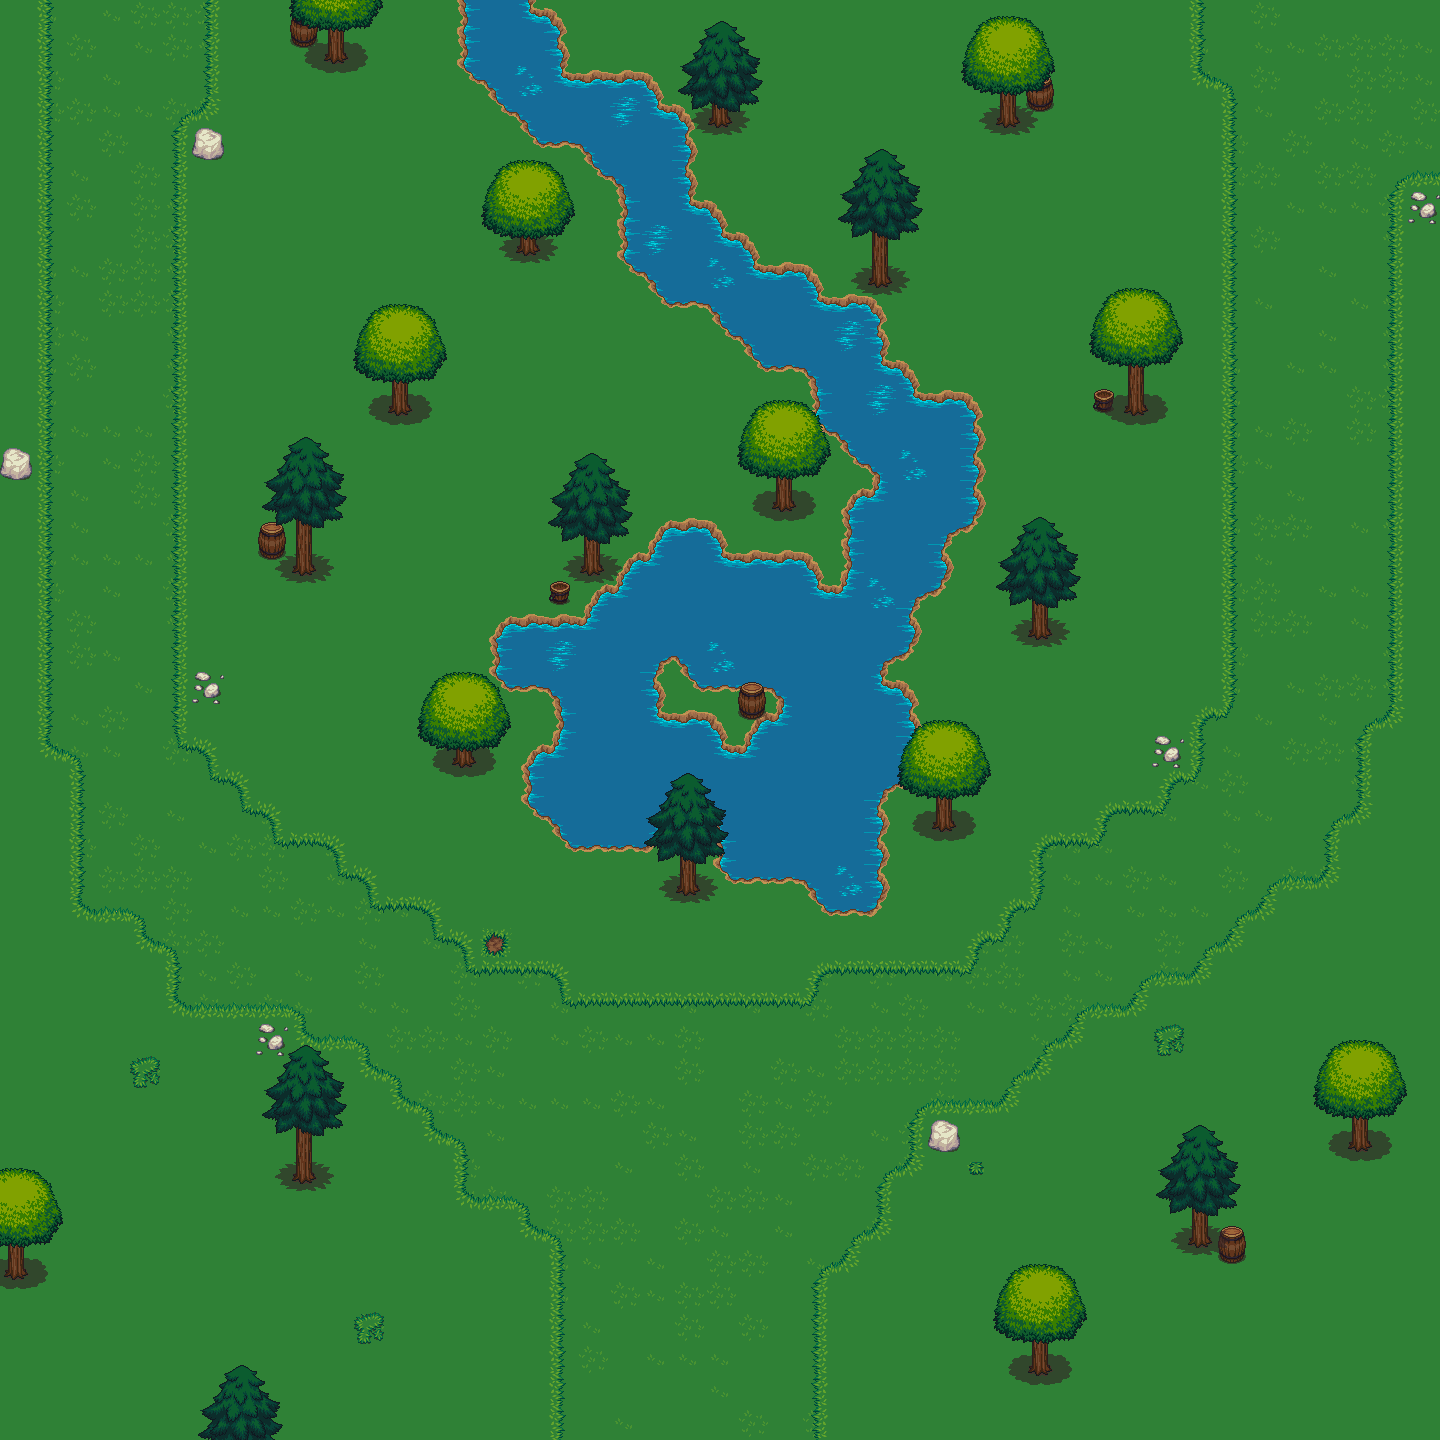

Below is a game level as drawn by its tile map, then a one-line description and the .tmx that defines it (tile-layer data replaced by summaries):
An orthogonal 45x45 tile map with 32x32 px tiles, 9 tile layers (Grass, Grass2, Dirt, MPCs, ...), 44 tilesets and 9 objects.

<map version="1.0" orientation="orthogonal" renderorder="right-down" width="45" height="45" tilewidth="32" tileheight="32" nextobjectid="1">
 <tileset firstgid="1" name="barrel" tilewidth="32" tileheight="32" tilecount="8" columns="4">
  <image source="../Tiles/LPC/barrel.png" width="128" height="64" />
 </tileset>
 <tileset firstgid="9" name="brackish" tilewidth="32" tileheight="32" tilecount="18" columns="3">
  <image source="../Tiles/LPC/brackish.png" width="96" height="192" />
 </tileset>
 <tileset firstgid="27" name="bridges" tilewidth="32" tileheight="32" tilecount="42" columns="6">
  <image source="../Tiles/LPC/bridges.png" width="192" height="224" />
 </tileset>
 <tileset firstgid="69" name="buckets" tilewidth="32" tileheight="32" tilecount="6" columns="3">
  <image source="../Tiles/LPC/buckets.png" width="96" height="64" />
 </tileset>
 <tileset firstgid="75" name="cabinets" tilewidth="32" tileheight="32" tilecount="78" columns="6">
  <image source="../Tiles/LPC/cabinets.png" width="192" height="416" />
 </tileset>
 <tileset firstgid="153" name="castle_lightsources" tilewidth="32" tileheight="32" tilecount="20" columns="5">
  <image source="../Tiles/LPC/castle_lightsources.png" width="160" height="128" />
 </tileset>
 <tileset firstgid="173" name="castle_outside" tilewidth="32" tileheight="32" tilecount="187" columns="17">
  <image source="../Tiles/LPC/castle_outside.png" width="544" height="352" />
 </tileset>
 <tileset firstgid="360" name="castlefloors_outside" tilewidth="32" tileheight="32" tilecount="20" columns="4">
  <image source="../Tiles/LPC/castlefloors_outside.png" width="128" height="160" />
 </tileset>
 <tileset firstgid="380" name="castlefloors" tilewidth="32" tileheight="32" tilecount="100" columns="10">
  <image source="../Tiles/LPC/castlefloors.png" width="320" height="320" />
 </tileset>
 <tileset firstgid="480" name="castlewalls" tilewidth="32" tileheight="32" tilecount="180" columns="12">
  <image source="../Tiles/LPC/castlewalls.png" width="384" height="480" />
 </tileset>
 <tileset firstgid="660" name="cement" tilewidth="32" tileheight="32" tilecount="18" columns="3">
  <image source="../Tiles/LPC/cement.png" width="96" height="192" />
 </tileset>
 <tileset firstgid="678" name="cementstair" tilewidth="32" tileheight="32" tilecount="20" columns="5">
  <image source="../Tiles/LPC/cementstair.png" width="160" height="128" />
 </tileset>
 <tileset firstgid="698" name="chests" tilewidth="32" tileheight="32" tilecount="6" columns="2">
  <image source="../Tiles/LPC/chests.png" width="64" height="96" />
 </tileset>
 <tileset firstgid="704" name="country" tilewidth="32" tileheight="32" tilecount="20" columns="5">
  <image source="../Tiles/LPC/country.png" width="160" height="128" />
 </tileset>
 <tileset firstgid="724" name="cup" tilewidth="32" tileheight="32" tilecount="2" columns="1">
  <image source="../Tiles/LPC/cup.png" width="32" height="64" />
 </tileset>
 <tileset firstgid="726" name="dirt" tilewidth="32" tileheight="32" tilecount="18" columns="3">
  <image source="../Tiles/LPC/dirt.png" width="96" height="192" />
 </tileset>
 <tileset firstgid="744" name="dirt2" tilewidth="32" tileheight="32" tilecount="18" columns="3">
  <image source="../Tiles/LPC/dirt2.png" width="96" height="192" />
 </tileset>
 <tileset firstgid="762" name="dungeon" tilewidth="32" tileheight="32" tilecount="104" columns="13">
  <image source="../Tiles/LPC/dungeon.png" width="416" height="256" />
 </tileset>
 <tileset firstgid="866" name="grass" tilewidth="32" tileheight="32" tilecount="18" columns="3">
  <image source="../Tiles/LPC/grass.png" width="96" height="192" />
  <tile id="15" probability="0.6" />
  <tile id="16" probability="0.6" />
  <tile id="17" probability="0.6" />
 </tileset>
 <tileset firstgid="884" name="grassalt" tilewidth="32" tileheight="32" tilecount="18" columns="3">
  <image source="../Tiles/LPC/grassalt.png" width="96" height="192" />
  <terraintypes>
   <terrain name="GrassOnGrass" tile="-1" />
  </terraintypes>
  <tile id="1" terrain="0,0,0," />
  <tile id="2" terrain="0,0,,0" />
  <tile id="4" terrain="0,,0,0" />
  <tile id="5" terrain=",0,0,0" />
  <tile id="6" terrain=",,,0" />
  <tile id="7" terrain=",,0,0" />
  <tile id="8" terrain=",,0," />
  <tile id="9" terrain=",0,,0" />
  <tile id="10" terrain="0,0,0,0" />
  <tile id="11" terrain="0,,0," />
  <tile id="12" terrain=",0,," />
  <tile id="13" terrain="0,0,," />
  <tile id="14" terrain="0,,," />
 </tileset>
 <tileset firstgid="902" name="hole" tilewidth="32" tileheight="32" tilecount="18" columns="3">
  <image source="../Tiles/LPC/hole.png" width="96" height="192" />
 </tileset>
 <tileset firstgid="920" name="holek" tilewidth="32" tileheight="32" tilecount="18" columns="3">
  <image source="../Tiles/LPC/holek.png" width="96" height="192" />
 </tileset>
 <tileset firstgid="938" name="holemid" tilewidth="32" tileheight="32" tilecount="18" columns="3">
  <image source="../Tiles/LPC/holemid.png" width="96" height="192" />
 </tileset>
 <tileset firstgid="956" name="house" tilewidth="32" tileheight="32" tilecount="63" columns="9">
  <image source="../Tiles/LPC/house.png" width="288" height="224" />
 </tileset>
 <tileset firstgid="1019" name="inside" tilewidth="32" tileheight="32" tilecount="100" columns="10">
  <image source="../Tiles/LPC/inside.png" width="320" height="320" />
 </tileset>
 <tileset firstgid="1119" name="kitchen" tilewidth="32" tileheight="32" tilecount="8" columns="2">
  <image source="../Tiles/LPC/kitchen.png" width="64" height="128" />
 </tileset>
 <tileset firstgid="1127" name="lava" tilewidth="32" tileheight="32" tilecount="18" columns="3">
  <image source="../Tiles/LPC/lava.png" width="96" height="192" />
 </tileset>
 <tileset firstgid="1145" name="lavarock" tilewidth="32" tileheight="32" tilecount="18" columns="3">
  <image source="../Tiles/LPC/lavarock.png" width="96" height="192" />
 </tileset>
 <tileset firstgid="1163" name="mountains" tilewidth="32" tileheight="32" tilecount="108" columns="12">
  <image source="../Tiles/LPC/mountains.png" width="384" height="288" />
 </tileset>
 <tileset firstgid="1271" name="rock" tilewidth="32" tileheight="32" tilecount="2" columns="2">
  <image source="../Tiles/LPC/rock.png" width="64" height="32" />
 </tileset>
 <tileset firstgid="1273" name="signs" tilewidth="32" tileheight="32" tilecount="6" columns="3">
  <image source="../Tiles/LPC/signs.png" width="96" height="64" />
 </tileset>
 <tileset firstgid="1279" name="stairs" tilewidth="32" tileheight="32" tilecount="112" columns="8">
  <image source="../Tiles/LPC/stairs.png" width="256" height="448" />
 </tileset>
 <tileset firstgid="1391" name="treetop" tilewidth="32" tileheight="32" tilecount="42" columns="6">
  <image source="../Tiles/LPC/treetop.png" width="192" height="224" />
 </tileset>
 <tileset firstgid="1433" name="trunk" tilewidth="32" tileheight="32" tilecount="18" columns="6">
  <image source="../Tiles/LPC/trunk.png" width="192" height="96" />
 </tileset>
 <tileset firstgid="1451" name="victoria" tilewidth="32" tileheight="32" tilecount="55" columns="11">
  <image source="../Tiles/LPC/victoria.png" width="352" height="160" />
 </tileset>
 <tileset firstgid="1506" name="water" tilewidth="32" tileheight="32" tilecount="18" columns="3">
  <image source="../Tiles/LPC/water.png" width="96" height="192" />
  <terraintypes>
   <terrain name="Water" tile="-1" />
  </terraintypes>
  <tile id="1" terrain="0,0,0," />
  <tile id="2" terrain="0,0,,0" />
  <tile id="4" terrain="0,,0,0" />
  <tile id="5" terrain=",0,0,0" />
  <tile id="6" terrain=",,,0" />
  <tile id="7" terrain=",,0,0" />
  <tile id="8" terrain=",,0," />
  <tile id="9" terrain=",0,,0" />
  <tile id="10" terrain="0,0,0,0" />
  <tile id="11" terrain="0,,0," />
  <tile id="12" terrain=",0,," />
  <tile id="13" terrain="0,0,," />
  <tile id="14" terrain="0,,," />
 </tileset>
 <tileset firstgid="1524" name="waterfall" tilewidth="32" tileheight="32" tilecount="15" columns="3">
  <image source="../Tiles/LPC/waterfall.png" width="96" height="160" />
 </tileset>
 <tileset firstgid="1539" name="watergrass" tilewidth="32" tileheight="32" tilecount="18" columns="3">
  <image source="../Tiles/LPC/watergrass.png" width="96" height="192" />
 </tileset>
 <tileset firstgid="1557" name="base_out_atlas" tilewidth="32" tileheight="32" tilecount="0" columns="0">
  <image source="../Tiles/base_out_atlas.png" width="8" height="26" />
 </tileset>
 <tileset firstgid="1557" name="build_atlas" tilewidth="32" tileheight="32" tilecount="1024" columns="32">
  <image source="../Tiles/build_atlas.png" width="1024" height="1024" />
 </tileset>
 <tileset firstgid="2581" name="obj_misk_atlas" tilewidth="32" tileheight="32" tilecount="1024" columns="32">
  <image source="../Tiles/obj_misk_atlas.png" width="1024" height="1024" />
 </tileset>
 <tileset firstgid="3605" name="terrain_atlas" tilewidth="32" tileheight="32" tilecount="1024" columns="32">
  <image source="../Tiles/terrain_atlas.png" width="1024" height="1024" />
  <terraintypes>
   <terrain name="Dirty" tile="-1" />
  </terraintypes>
  <tile id="836" terrain="0,0,0," />
  <tile id="837" terrain="0,0,,0" />
  <tile id="868" terrain="0,,0,0" />
  <tile id="869" terrain=",0,0,0" />
  <tile id="899" terrain=",,,0" />
  <tile id="900" terrain=",,0,0" />
  <tile id="901" terrain=",,0," />
  <tile id="931" terrain=",0,,0" />
  <tile id="932" terrain="0,0,0,0" />
  <tile id="933" terrain="0,,0," />
  <tile id="963" terrain=",0,," />
  <tile id="964" terrain="0,0,," />
  <tile id="965" terrain="0,,," />
 </tileset>
 <tileset firstgid="4629" name="terrain" tilewidth="32" tileheight="32" tilecount="1024" columns="32">
  <image source="../Tiles/terrain.png" width="1024" height="1024" />
 </tileset>
 <tileset firstgid="5653" name="Collisions" tilewidth="32" tileheight="32" tilecount="9" columns="3">
  <image source="../Tiles/Collisions.png" width="96" height="96" />
  <tile id="0">
   <objectgroup draworder="index">
    <object id="1" x="0" y="0" width="32" height="32" />
   </objectgroup>
  </tile>
  <tile id="1">
   <objectgroup draworder="index">
    <object id="1" x="16" y="0" width="16" height="32" />
   </objectgroup>
  </tile>
  <tile id="2">
   <objectgroup draworder="index">
    <object id="1" x="0" y="0" width="16" height="32" />
   </objectgroup>
  </tile>
  <tile id="3">
   <objectgroup draworder="index">
    <object id="1" x="0" y="16" width="32" height="16" />
   </objectgroup>
  </tile>
  <tile id="4">
   <objectgroup draworder="index">
    <object id="1" x="0" y="0" width="32" height="16" />
   </objectgroup>
  </tile>
  <tile id="5">
   <objectgroup draworder="index">
    <object id="1" x="16" y="16" width="16" height="16" />
   </objectgroup>
  </tile>
  <tile id="6">
   <objectgroup draworder="index">
    <object id="1" x="16" y="0" width="16" height="16" />
   </objectgroup>
  </tile>
  <tile id="7">
   <objectgroup draworder="index">
    <object id="1" x="0" y="16" width="16" height="16" />
   </objectgroup>
  </tile>
  <tile id="8">
   <objectgroup draworder="index">
    <object id="1" x="0" y="0" width="16" height="16" />
   </objectgroup>
  </tile>
 </tileset>
 <layer name="Grass" width="45" height="45">
  <data>[2025 cells, 2025 non-empty, 3 distinct tile ids]</data>
 </layer>
 <layer name="Grass2" width="45" height="45">
  <data>[2025 cells, 1619 non-empty, 15 distinct tile ids]</data>
 </layer>
 <layer name="Dirt" width="45" height="45">
  <data>[2025 cells, 1 non-empty, 1 distinct tile ids]</data>
 </layer>
 <layer name="MPCs" width="45" height="45">
  <data>[2025 cells, 0 non-empty, 0 distinct tile ids]</data>
 </layer>
 <layer name="Water" width="45" height="45">
  <data>[2025 cells, 232 non-empty, 15 distinct tile ids]</data>
 </layer>
 <layer name="Misc" width="45" height="45">
  <data>[2025 cells, 12 non-empty, 3 distinct tile ids]</data>
 </layer>
 <layer name="TreeTrunk" width="45" height="45">
  <data>[2025 cells, 171 non-empty, 18 distinct tile ids]</data>
 </layer>
 <layer name="TreeTops" width="45" height="45">
  <data>[2025 cells, 183 non-empty, 39 distinct tile ids]</data>
 </layer>
 <layer name="Rocks" width="45" height="45">
  <data>[2025 cells, 7 non-empty, 2 distinct tile ids]</data>
 </layer>
</map>
